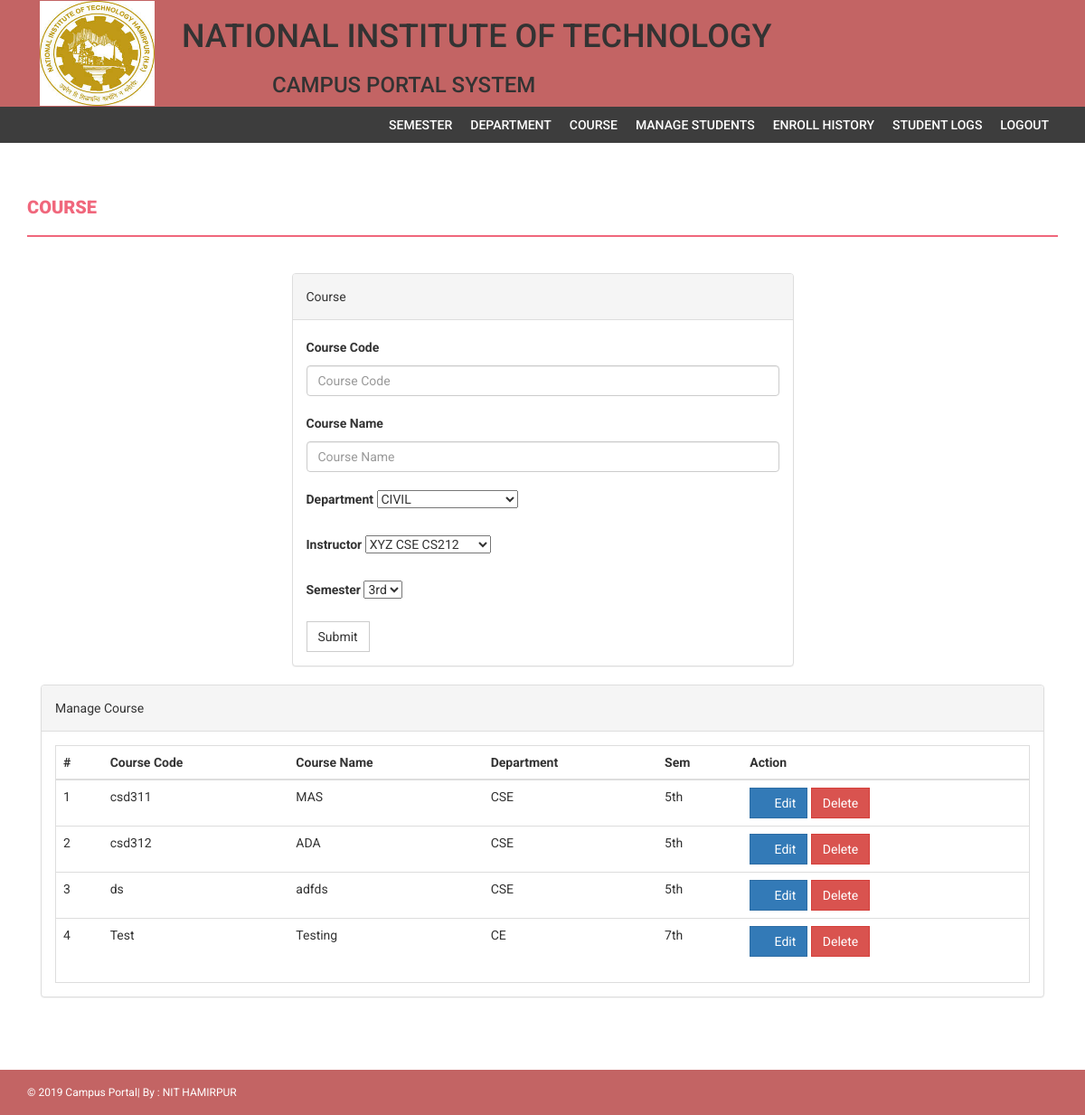
The app's page /course.php (signed in) with its own data.
### tables this page shows
CREATE TABLE `course` (
  `dept_id` varchar(20) NOT NULL,
  `course_id` varchar(20) NOT NULL,
  `course_name` varchar(20) NOT NULL,
  `sem` varchar(20) DEFAULT NULL,
  `teacher` varchar(20) NOT NULL
);

### course.php (the view, shortened to what this page needs)
<?php
include('config.php');
?>
<!Doctype html>
<html>
<head>
<link rel="stylesheet" href="css/cus.css">
<link href="css/bootstrap.css" rel="stylesheet" />
    <link href="css/font-awesome.css" rel="stylesheet" />
    <link href="css/style.css" rel="stylesheet" />
</head>
<body>
<body>
<?php include('header.php');?>
<?php if($_SESSION['alogin']!="")
{
 include('menu.php');
}?>
	  <div class="content-wrapper">
        <div class="container">
              <div class="row">
                    <div class="col-md-12">
                        <h1 class="page-head-line">Course  </h1>
                    </div>
                </div>
                <div class="row" >
                  <div class="col-md-3"></div>
                    <div class="col-md-6">
                        <div class="panel panel-default">
                        <div class="panel-heading">
                           Course
                        </div>
                        <div class="panel-body">
                       <form name="dept" method="post">
   <div class="form-group">
    <label for="course_id">Course Code  </label>
    <input type="text" class="form-control" id="course_id" name="course_id" placeholder="Course Code" required />
  </div>
 <div class="form-group">
    <label for="course_name">Course Name  </label>
    <input type="text" class="form-control" id="course_name" name="course_name" placeholder="Course Name" required />
  </div>
<div class="form-group">
    <label for="department_id">Department  </label>
   <select id="department_id" name="department_id">
      <?php
$sql=mysqli_query($conn,"select * from department");
while($row=mysqli_fetch_array($sql))
{
?>
	<option value="<?php echo htmlentities($row['dept_id']);?>" ><?php echo htmlentities($row['dept_name']);?></option>
<?php
}?>
    </select>
  </div>
<div class="form-group">
    <label for="instructor_id">Instructor</label>
   <select id="instructor_id" name="instructor_id">
      <?php
$sql=mysqli_query($conn,"select * from instructor");
while($row=mysqli_fetch_array($sql))
{
?>
	<option value="<?php echo htmlentities($row['instructor_id']);?>" ><?php echo htmlentities($row['fname'])."   ";?><?php echo htmlentities($row['dept']);?><?php echo "    ".htmlentities($row['instructor_id']);?></option>
<?php
}?>
    </select>
  </div>
 <div class="form-group">
    <label for="sem">Semester  </label>
   <select id="sem" name="sem">
      <?php
$sql=mysqli_query($conn,"select * from semester");
while($row=mysqli_fetch_array($sql))
{
?>
	<option value="<?php echo htmlentities($row['cursem']);?>" ><?php echo htmlentities($row['cursem']);?></option>
<?php
}?>
    </select>
  </div>
<button type="submit" name="submit" class="btn btn-default">Submit</button>
</form>
                            </div>
                            </div>
                    </div>
                </div>
                <div class="col-md-12">
                    <div class="panel panel-default">
                        <div class="panel-heading">
                            Manage Course
                        </div>
                        <div class="panel-body">
                            <div class="table-responsive table-bordered">
                                <table class="table">
                                    <thead>
                                        <tr>
                                            <th>#</th>
                                            <th>Course Code</th>
                                            <th>Course Name </th>
                                            <th>Department</th>
                                             <th>Sem</th>
                                             <th>Action</th>
                                        </tr>
                                    </thead>
                                    <tbody>
<?php
$sql=mysqli_query($conn,"select * from course");
$cnt=1;
while($row=mysqli_fetch_array($sql))
{
?>
                                        <tr>
                                            <td><?php echo $cnt;?></td>
                                            <td><?php echo htmlentities($row['course_id']);?></td>
                                            <td><?php echo htmlentities($row['course_name']);?></td>
                                            <td><?php echo htmlentities($row['dept_id']);?></td>
                                            <td><?php echo htmlentities($row['sem']);?></td>
                                            <td>
                                            <a href="edit-course.php?id=<?php echo $row['course_id']?>">
<button class="btn btn-primary"><i class="fa fa-edit "></i> Edit</button> </a>
  <a href="course.php?id=<?php echo $row['course_id']?>&del=delete" onClick="return confirm('Are you sure you want to delete?')">
                                            <button class="btn btn-danger">Delete</button>
</a>
                                            </td>
                                        </tr>
<?php
$cnt++;
} ?>
                                    </tbody>
                                </table>
                            </div>
                        </div>
                    </div>
                </div>
            </div>
        </div>
</body>
  <?php include('footer.php');?>
 </html>

### css/style.css (style rules this page uses)
body { font-family: 'Roboto', sans-serif; line-height: 30px; }
.content-wrapper { margin-top: 40px; min-height: 600px; padding-bottom: 60px; }
.page-head-line { font-weight: 900; padding-bottom: 20px; border-bottom: 2px solid #F0677C; text-transform: uppercase; color: #F0677C; font-size: 20px; margin-bottom: 40px; }
.btn { border-radius: 0px; -webkit-border-radius: 0px; -moz-border-radius: 0px; }

### records on screen
course: course_id "csd311", course_name "MAS", dept "CSE", sem "5th"
course: course_id "csd312", course_name "ADA", dept "CSE", sem "5th"
course: course_id "ds", course_name "adfds", dept "CSE", sem "5th"
course: course_id "Test", course_name "Testing", dept "CE", sem "7th"

### other values on screen
form field department_id "CIVIL"
form field instructor_id "XYZ CSE CS212"
form field sem "3rd"
